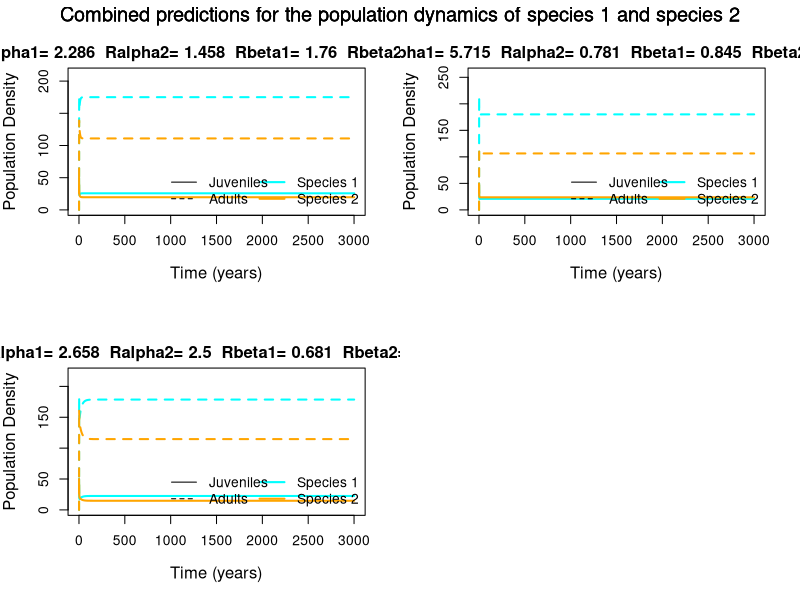

Write the R code that produced this figure.
##III - Two-stage model with two-species fertility competition
### Corrected by FB and GB 29/04/2020
### Calculus for all parameter sets of table 2 (Sam boireau's report)
### Parameters are corrected to fit with Ralpha and Rbetas of the table

#1. Clearing workspace
rm(list=ls())
graphics.off()

#2. Parameters set on types (lambda 1, lambda 2, alphas...)

fert1<-c(30,30,30)
fert2<-c(25,25,25)

matur1<-c(0.7,0.7,0.7)
matur2 <-c(0.8,0.8,0.8)

#juvenile survival
phi1 <-c(0.5,0.5,0.5)
phi2 <-c(0.4,0.4,0.4)

#adult survival
s1a<-c(0.5,0.5,0.5)
s2a<-c(0.6,0.6,0.6)

Alphaset<-list(matrix(c(0.1, 0.05, 0.06, 0.1),ncol = 2, byrow = TRUE),
               matrix(c(0.1, 0.02, 0.112, 0.1),ncol = 2, byrow = TRUE),
               matrix(c(0.1, 0.043, 0.035, 0.1),ncol = 2, byrow = TRUE))

Betaset<-list(matrix(c(0.1, 0.06, 0.06, 0.1),ncol = 2, byrow = TRUE),
              matrix(c(0.1, 0.125, 0.01, 0.1),ncol = 2, byrow = TRUE),
              matrix(c(0.1, 0.155, 0.165, 0.1),ncol = 2, byrow = TRUE))


#3. Creating vectors
years <- 3000
TimeVec<-seq(1,years+1)
N1j<-matrix(0,3,years+1)
N2j<-matrix(0,3,years+1)
N1a<-matrix(0,3,years+1)
N2a<-matrix(0,3,years+1)
svar1j<-matrix(0,3,years+1)
svar2j<-matrix(0,3,years+1)

#4. INITIALIZATION
N0 <- 50
for(i in 1:3){
  N1j[i,1] <-0
  N1a[i,1] <-N0
  N2j[i,1] <-0
  N2a[i,1] <-N0
}

for (t in 1:years){
  for(i in 1:3){ 
    alphs <- Alphaset[[i]]
    betas <- Betaset[[i]]
    
    svar1j[i,t] <- phi1[i]/(1+betas[1,1]*N1a[i,t]+betas[1,2]*N2a[i,t])
    svar2j[i,t] <- phi2[i]/(1+betas[2,1]*N1a[i,t]+betas[2,2]*N2a[i,t]) ### corrected indices betas[2,1] and betas[2,2] 29/04/2020
    
    N1j[i,t+1]<-(1-matur1[i])*svar1j[i,t]*N1j[i,t]+
      (fert1[i]/(1+alphs[1,1]*N1a[i,t]+alphs[1,2]*N2a[i,t])*N1a[i,t]) ### corrected svar1j[i] -> svar1j[i,t] 29/04/2020
    N2j[i,t+1]<-(1-matur2[i])*svar2j[i,t]*N2j[i,t]+
      (fert2[i]/(1+alphs[2,2]*N2a[i,t]+alphs[2,1]*N1a[i,t])*N2a[i,t]) ### corrected svar2j[i]-> svar2j[i,t] 29/04/2020
    
    N1a[i,t+1]<-matur1[i]*svar1j[i,t]*N1j[i,t]+s1a[i]*N1a[i,t]  ### corrected svar1j[i] -> svar1j[i,t] 29/04/2020
    N2a[i,t+1]<-matur2[i]*svar2j[i,t]*N2j[i,t]+s2a[i]*N2a[i,t]  ### corrected svar2j[i]-> svar2j[i,t] 29/04/2020
  }
}


  #5. Plotting & invasion scores
mat_invasion_crit <-matrix(0,3,4)
par(mfrow=c(2,2))

for(i in 1:3){  

  
  # Invasion scores
  alphs <- Alphaset[[i]]
  betas <- Betaset[[i]]
  
  s1j<- phi1
  s2j <-phi2
  
  scrit1j <- (1-s1a)/((1-matur1)*(1-s1a)+fert1*matur1)
  scrit2j <- (1-s2a)/((1-matur2)*(1-s2a)+fert2*matur2)
  
  f1<-(1/(matur1*s1j))*(1-s1a)*(1-s1j+matur1*s1j)
  f2<-(1/(matur2*s2j))*(1-s2a)*(1-s2j+matur2*s2j)
  
  Rs1<-phi1/scrit1j-1
  Rs2<-phi2/scrit2j-1
  
  Rf1<-(fert1/f1)-1
  Rf2<-(fert2/f2)-1
  
  
  Inv1<-((Rf1[i])/(Rf2[i]))*(alphs[2,2]/alphs[1,2])
  Inv2<-((Rf2[i])/(Rf1[i]))*(alphs[1,1]/alphs[2,1])
  Inv3<-((Rs1[i])/(Rs2[i]))*(betas[2,2]/betas[1,2])
  Inv4<-((Rs2[i])/(Rs1[i]))*(betas[1,1]/betas[2,1])
  
  print(c(Inv1,Inv2,Inv3,Inv4))
  mat_invasion_crit[i,] <- c(Inv1,Inv2,Inv3,Inv4)
  # Plottings
  
  plot(TimeVec,N1j[i,],type="l",
       xlab='Time (years)',ylab='Population Density', cex.main = 1.2, 
       ylim=c(0,1.2*max(N1j[i,], N2j[i,], N1a[i,], N2a[i,])),cex.lab = 1.2,lty = 2, lwd = 2 , col='cyan')
  
  title(paste("Ralpha1=",round(Inv1, 3), " Ralpha2=",round(Inv2, 3), " Rbeta1=", round(Inv3, 3), " Rbeta2=", round(Inv4, 3)),line=0.6,cex=0.7)
  lines(TimeVec,N1a[i,],type="l",lwd=2,col='cyan')
  lines(TimeVec,N2j[i,],lty = 2,lwd=2,col='orange')
  lines(TimeVec,N2a[i,],type="l",lwd=2,col='orange')
  mtext("Combined predictions for the population dynamics of species 1 and species 2", 
        outer=TRUE,  cex=1.2, line=-1.5)
  
  legend("bottomright", legend = c("Species 1", "Species 2"),
         lty = 1, lwd = 2, col = c("cyan", "orange"), cex =1 , bty = "n")
  legend("bottom", legend = c("Juveniles","Adults"),
         lty = c(1,2), cex =1 , bty = "n")
}

N1a[,3000]+N1j[,3000]
N2a[,3000]+N2j[,3000]
